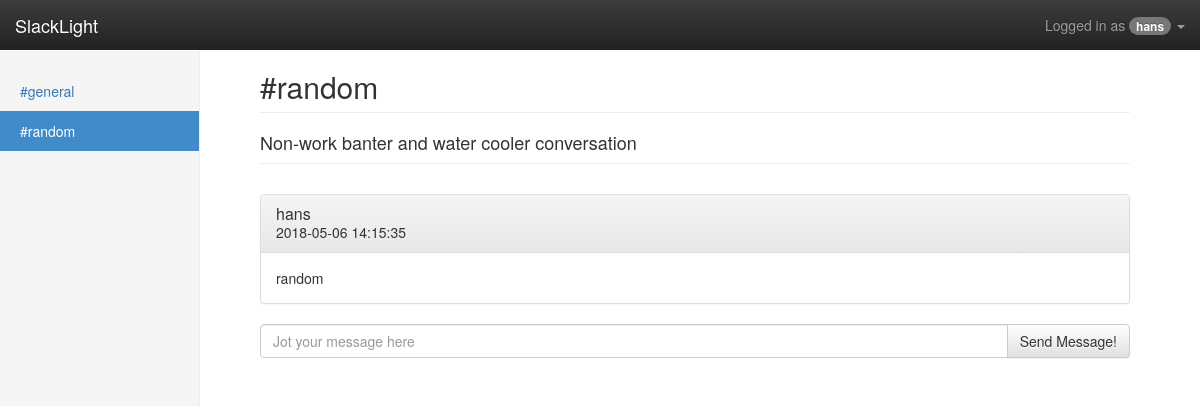
The app's page /index.php?view=main&channelId=2 (signed in) with its own data.
### tables this page shows
CREATE TABLE users (
	id INT(11) NOT NULL AUTO_INCREMENT,
	name VARCHAR(255) NOT NULL,
	created_at DATETIME DEFAULT CURRENT_TIMESTAMP,
	password VARCHAR(255) NOT NULL, 
	PRIMARY KEY (id),
	UNIQUE KEY (name) 
);

CREATE TABLE channel (
	id INT(11) NOT NULL AUTO_INCREMENT,
	name VARCHAR(255) NOT NULL,
	PRIMARY KEY (id)
);

CREATE TABLE topic (
	id INT(11) NOT NULL AUTO_INCREMENT,
	channel_id INT(11) NOT NULL,
	name VARCHAR(1000) NOT NULL,
	PRIMARY KEY (id)
);

### index.php (called while the page is built, shortened)
<?php
require_once('inc/bootstrap.php');
$default_view = 'main';
$view = $default_view;
if (isset($_REQUEST['view']) &&
    file_exists(__DIR__ . '/views/' . $_REQUEST['view'] . '.php'))
    {
        $view = $_REQUEST['view'];
    }
require_once('views/' . $view . '.php');

### lib/Data/DataManager_PDO.php (called while the page is built, shortened)
<?php
class DataManager {
    private static $__connection;
    private static function getConnection() {
        if (!isset(self::$__connection)) {
            self::$__connection = new \PDO('mysql:host=localhost;dbname=fh_2018_scm4_S1610307035;charset=utf8', 'root', '');
        }
        return self::$__connection;
    }
    private static function query ($connection, $query, $parameters = array()) {
        $statement = $connection->prepare($query);
        $i = 1;
        foreach ($parameters as $param) {
            if (is_int($param)) {
                $statement->bindValue($i, $param,\PDO::PARAM_INT);
            }
            $i++;
        }
        $statement->execute();
        return $statement;
    }
    private static function fetchObject($cursor) {
        return $cursor->fetchObject();
    }
    private static function closeConnection() {
        self::$__connection = null;
    }
    public static function getChannels() : array {
        $channels = array();
        $con = self::getConnection();
        $res = self::query($con, "
            SELECT id, name
            FROM channel
        ");
        while ($cat = self::fetchObject($res)) {
            $channels[] = new Channel($cat->id, $cat->name);
        }
        return $channels;
    }
    public static function getMessagesByChannelId(int $channelId) : array {
      $messages = array();
      $con = self::getConnection();
      $res = self::query($con, "
        SELECT message.id, user_id ,channel_id, name, content, created
        FROM message
        JOIN users ON (users.id = user_id)
        WHERE deleted = 0
        AND channel_id = ?;
        ", array($channelId));
      while ($message = self::fetchObject($res)) {
            $messages[] = new Message($message->id, $message->user_id, $message->channel_id, $message->name, $message->content, $message->created);
      }
      return $messages;
    }
    public static function getChannelByChannelId(int $channelId) : string {
        $channel = null;
        $con = self::getConnection();
        $res = self::query($con, "
            SELECT id, name
            FROM channel
            WHERE id = ?;
        ", array($channelId));
        if ($temp = self::fetchObject($res)) {
            $channel = $temp->name;
        }
        return $channel;
    }
    public static function getTopicsByChannelId(int $channelId) : array {
        $topics = array();
        $con = self::getConnection();
        $res = self::query($con, "
          SELECT id, channel_id, name
          FROM topic
          WHERE channel_id = ?;
          ", array($channelId));
        while ($topic = self::fetchObject($res)) {
              $topics[] = new Topic($topic->id, $topic->channel_id, $topic->name);
        }
        return $topics;
      }
    public static function getUserById (int $userId) {
        $user = null;
        $con = self::getConnection();
        $res = self::query($con, "
          SELECT id, name, password
          FROM users
          WHERE id = ?
        ", array($userId));
        if ($u = self::fetchObject($res)) {
            $user = new User($u->id, $u->name, $u->password);
        }
        return $user;
    }
}

### lib/Slacklight/AuthenticationManager.php (called while the page is built, shortened)
<?php
class AuthenticationManager extends BaseObject {
    public static function isAuthenticated() {
        return isset($_SESSION['user']);
    }
    public static function getAuthenticatedUser() {
        return self::isAuthenticated()
            ? \Data\DataManager::getUserById($_SESSION['user']) : null;
    }
}

### inc/bootstrap.php (called while the page is built, shortened)
<?php
spl_autoload_register(function ($class) {
    $filename = __DIR__ . '/../lib/' . str_replace('\\', DIRECTORY_SEPARATOR, $class) . '.php';
});

### lib/Slacklight/User.php (called while the page is built, shortened)
<?php
class User extends Entity {
  private $userName;
  public function __construct(int $id, string $userName, string $passwordHash) {
    $this->userName = $userName;
  }
  public function getUserName() : string {
    return $this->userName;
  }
}

### lib/Slacklight/Util.php (called while the page is built, shortened)
<?php
 class Util extends BaseObject {
  public static function escape(string $string) : string {
    return nl2br(htmlentities($string));
  }
}

### lib/Slacklight/Entity.php (called while the page is built, shortened)
<?php
class Entity extends BaseObject implements IData {
    private $id;
    public function __construct(int $id) {
        $this->id = intval($id);
    }
    public function getId() : int  {
        return $this->id;
    }
}

### lib/Slacklight/Channel.php (called while the page is built, shortened)
<?php
class Channel extends Entity {
    private $name;
    public function __construct(int $id, string $name) {
        $this->name = $name;
    }
    public function getName() : string {
        return $this->name;
    }
}

### lib/Slacklight/Topic.php (called while the page is built, shortened)
<?php
class Topic extends Entity {
    private $name;
    public function __construct(int $id, int $channelId, string $name) {
        $this->name = $name;
    }
    public function getName() : string {
        return $this->name;
    }
}

### lib/Slacklight/Message.php (called while the page is built, shortened)
<?php
class Message extends Entity {
    private $username;
    private $content;
    private $created;
    public function __construct(int $id, int $userId, int $channelId, string $username, string $content,
                 string $created) {
        $this->username = $username;
        $this->content = $content;
        $this->created = $created;
    }
    public function getUsername() : string {
        return $this->username;
    }
    public function getContent() : string {
        return $this->content;
    }
    public function getCreated() : string {
        return $this->created;
    }
}

### views/main.php (the view, shortened to what this page needs)
<?php
  $channels = DataManager::getChannels();
  $channelId = isset($_REQUEST['channelId']) ? (int) $_REQUEST['channelId'] : null;
  $selectedChannel =  null;
  $messages = array();
  $topics = array();
  if($channelId !== null){
    $messages = DataManager::getMessagesByChannelId($channelId);
    $selectedChannel =  DataManager::getChannelByChannelId($channelId);
    $topics = DataManager::getTopicsByChannelId($channelId);
  }
?>
<?php require_once('views/partials/header.php'); ?>
<div class="container-fluid">
  <div class="row">
    <?php require_once('views/partials/sidebar.php'); ?>
    <div class="col-sm-9 col-sm-offset-3 col-md-10 col-md-offset-2 main">
    <h2 class="page-header">#<?php echo $selectedChannel; ?></h2>
    <?php foreach ($topics as $topic) : ?>
      <h4 class="sub-header"><?php echo $topic->getName(); ?></h4>
    <?php endforeach; ?>
    <br/>
    <?php foreach ($messages as $message) : ?>
      <div class="panel panel-default">
        <div class="panel-heading">
          <h3 class="panel-title"><?php echo $message->getUsername(); ?></h3>
            <?php echo $message->getCreated(); ?>
        </div>
        <div class="panel-body">
          <?php echo $message->getContent(); ?>
        </div>
      </div>
    <?php endforeach; ?>
    <div class="input-group">
      <input type="text" class="form-control" placeholder="Jot your message here">
      <span class="input-group-btn">
        <button class="btn btn-default" type="button">Send Message!</button>
      </span>
    </div>
</div>
<?php require_once('views/partials/footer.php'); ?>

### views/partials/header.php (shortened to what this page needs)
<?php
$user = AuthenticationManager::getAuthenticatedUser();
?>
<!DOCTYPE html>
<html>
<head>
    <link href="assets/bootstrap/css/bootstrap.min.css" rel="stylesheet">
    <link href="assets/bootstrap/css/bootstrap-theme.min.css" rel="stylesheet">
    <link href="assets/main.css" rel="stylesheet">
    <link href="assets/dashboard.css" rel="stylesheet">
</head>
<body>
<div class="navbar navbar-inverse navbar-fixed-top">
    <div class="container-fluid">
        <div class="navbar-header">
            <a class="navbar-brand" href="/slacklight">SlackLight</a>
        </div>
        <div class="navbar-collapse collapse" id="bs-navbar-collapse-1">
            <ul class="nav navbar-nav navbar-right login">
                <li class="dropdown">
                    <?php if ($user == null): ?>
                        <a href="#" class="dropdown-toggle" data-toggle="dropdown" role="button" aria-expanded="false">
                            Not logged in!
                            <b class="caret"></b>
                        </a>
                        <ul class="dropdown-menu" role="menu">
                            <li>
                                <a href="<?php echo $_SERVER['PHP_SELF']; ?>?view=login" > Login</a>
                            </li>
                            <li>
                                <a href="<?php echo $_SERVER['PHP_SELF']; ?>?view=register" > Register</a>
                            </li>
                        </ul>
                    <?php else: ?>
                <a href="#" class="dropdown-toggle" data-toggle="dropdown" role="button" aria-expanded="false">
                  Logged in as  <span class="badge"><?php echo Util::escape($user->getUserName()); ?></span>
                  <b class="caret"></b>
                </a>
              <?php endif; ?>
                </li>
            </ul>
        </div>
    </div>
</div>
<div class="container">

### views/partials/sidebar.php (shortened to what this page needs)
<?php
  $channels = DataManager::getChannels();
  $channelId = isset($_REQUEST['channelId']) ? (int) $_REQUEST['channelId'] : null;
?>
<div class="col-sm-3 col-md-2 sidebar">
  <ul class="nav nav-sidebar">
    <?php foreach ($channels as $channel) : ?>
      <li <?php if ($channel->getId() === $channelId) { ?> class="active" <?php } ?>>
        <a href="<?php echo $_SERVER['PHP_SELF']; ?>?view=main&channelId=<?php echo urlencode($channel->getId()); ?>">
        #<?php echo $channel->getName(); ?>
        </a>
    </li>
    <?php endforeach; ?>
  </ul>
</div>

### assets/main.css (style rules this page uses)
body { padding-top: 10px; }
.navbar .login { float: right; }

### assets/dashboard.css (style rules this page uses)
body { padding-top: 50px; }
.sub-header { padding-bottom: 10px; border-bottom: 1px solid #eee; }
.navbar-fixed-top { border: 0; }
.sidebar { display: none; }
@media (min-width: 768px) { .sidebar { position: fixed; top: 51px; bottom: 0; left: 0; z-index: 1000; display: block; padding: 20px; overflow-x: hidden; overflow-y: auto; background-color: #f5f5f5; border-right: 1px solid #eee; } }
.nav-sidebar { margin-right: -21px; margin-bottom: 20px; margin-left: -20px; }
.nav-sidebar > li > a { padding-right: 20px; padding-left: 20px; }
.nav-sidebar > .active > a, .nav-sidebar > .active > a:hover, .nav-sidebar > .active > a:focus { color: #fff; background-color: #428bca; }
.main { padding: 20px; }
@media (min-width: 768px) { .main { padding-right: 40px; padding-left: 40px; } }
.main .page-header { margin-top: 0; }

### records on screen
users: name "hans"
channel: name "general"
channel: name "random"
topic: name "Non-work banter and water cooler conversation"

### other values on screen
$message->getUsername() "hans"
$message->getCreated() "2018-05-06 14:15:35"
$message->getContent() "random"
